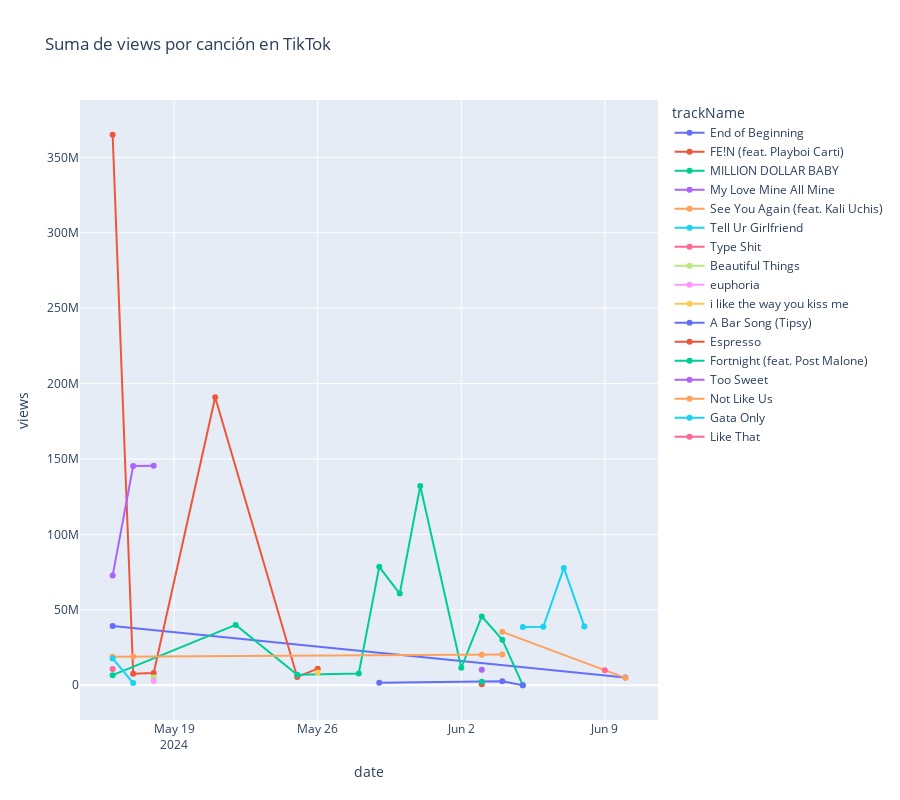

Notebook source saved alongside this figure:
### Code cell
spotifytiktok_df = pd.merge(spotifyshazam_df, spotify_df, on=['trackName','date'], how='inner')
spotifytiktok_df.head(10)
# Calculate the sum of views for each song over time
grouped_by_date_song = spotifytiktok_df.groupby(['date', 'trackName']).agg({'views': 'sum'})
grouped_by_date_song.reset_index(inplace=True)

# Create the line chart
fig = px.line(grouped_by_date_song, x='date', y='views', color='trackName', markers=True, title='Suma de views por canción en TikTok')

# Adjust layout for better visualization
fig.update_layout(height=800)

# Show the chart
fig.show()

### Figure 1 — Plotly figure (JSON) as saved in the notebook; plotly's stock layout.template omitted (floating-point values rounded to 4 significant figures)
{"data": [{"hovertemplate": "trackName=End of Beginning<br>date=%{x}<br>views=%{y}<extra></extra>", "legendgroup": "End of Beginning", "line": {"color": "#636efa", "dash": "solid"}, "marker": {"symbol": "circle"}, "mode": "lines+markers", "name": "End of Beginning", "orientation": "v", "showlegend": true, "type": "scatter", "x": ["2024-05-16", "2024-06-10"], "xaxis": "x", "y": [39300000, 5100000], "yaxis": "y"}, {"hovertemplate": "trackName=FE!N (feat. Playboi Carti)<br>date=%{x}<br>views=%{y}<extra></extra>", "legendgroup": "FE!N (feat. Playboi Carti)", "line": {"color": "#EF553B", "dash": "solid"}, "marker": {"symbol": "circle"}, "mode": "lines+markers", "name": "FE!N (feat. Playboi Carti)", "orientation": "v", "showlegend": true, "type": "scatter", "x": ["2024-05-16", "2024-05-17", "2024-05-18", "2024-05-21", "2024-05-25", "2024-05-26"], "xaxis": "x", "y": [365000000, 7600000, 8100000, 191000000, 5500000, 11000000], "yaxis": "y"}, {"hovertemplate": "trackName=MILLION DOLLAR BABY<br>date=%{x}<br>views=%{y}<extra></extra>", "legendgroup": "MILLION DOLLAR BABY", "line": {"color": "#00cc96", "dash": "solid"}, "marker": {"symbol": "circle"}, "mode": "lines+markers", "name": "MILLION DOLLAR BABY", "orientation": "v", "showlegend": true, "type": "scatter", "x": ["2024-05-16", "2024-05-22", "2024-05-25", "2024-05-28", "2024-05-29", "2024-05-30", "2024-05-31", "2024-06-02", "2024-06-03", "2024-06-04", "2024-06-05"], "xaxis": "x", "y": [6700000, 40000000, 7000000, 7800000, 78500000, 60800000, 132100000, 11600000, 45600000, 30200000, 0], "yaxis": "y"}, {"hovertemplate": "trackName=My Love Mine All Mine<br>date=%{x}<br>views=%{y}<extra></extra>", "legendgroup": "My Love Mine All Mine", "line": {"color": "#ab63fa", "dash": "solid"}, "marker": {"symbol": "circle"}, "mode": "lines+markers", "name": "My Love Mine All Mine", "orientation": "v", "showlegend": true, "type": "scatter", "x": ["2024-05-16", "2024-05-17", "2024-05-18"], "xaxis": "x", "y": [72700000, 145400000, 145600000], "yaxis": "y"}, {"hovertemplate": "trackName=See You Again (feat. Kali Uchis)<br>date=%{x}<br>views=%{y}<extra></extra>", "legendgroup": "See You Again (feat. Kali Uchis)", "line": {"color": "#FFA15A", "dash": "solid"}, "marker": {"symbol": "circle"}, "mode": "lines+markers", "name": "See You Again (feat. Kali Uchis)", "orientation": "v", "showlegend": true, "type": "scatter", "x": ["2024-05-16", "2024-05-17", "2024-06-03", "2024-06-04"], "xaxis": "x", "y": [18900000, 19000000, 20200000, 20400000], "yaxis": "y"}, {"hovertemplate": "trackName=Tell Ur Girlfriend<br>date=%{x}<br>views=%{y}<extra></extra>", "legendgroup": "Tell Ur Girlfriend", "line": {"color": "#19d3f3", "dash": "solid"}, "marker": {"symbol": "circle"}, "mode": "lines+markers", "name": "Tell Ur Girlfriend", "orientation": "v", "showlegend": true, "type": "scatter", "x": ["2024-05-16", "2024-05-17"], "xaxis": "x", "y": [17800000, 1500000], "yaxis": "y"}, {"hovertemplate": "trackName=Type Shit<br>date=%{x}<br>views=%{y}<extra></extra>", "legendgroup": "Type Shit", "line": {"color": "#FF6692", "dash": "solid"}, "marker": {"symbol": "circle"}, "mode": "lines+markers", "name": "Type Shit", "orientation": "v", "showlegend": true, "type": "scatter", "x": ["2024-05-16"], "xaxis": "x", "y": [10800000], "yaxis": "y"}, {"hovertemplate": "trackName=Beautiful Things<br>date=%{x}<br>views=%{y}<extra></extra>", "legendgroup": "Beautiful Things", "line": {"color": "#B6E880", "dash": "solid"}, "marker": {"symbol": "circle"}, "mode": "lines+markers", "name": "Beautiful Things", "orientation": "v", "showlegend": true, "type": "scatter", "x": ["2024-05-18"], "xaxis": "x", "y": [5200000], "yaxis": "y"}, {"hovertemplate": "trackName=euphoria<br>date=%{x}<br>views=%{y}<extra></extra>", "legendgroup": "euphoria", "line": {"color": "#FF97FF", "dash": "solid"}, "marker": {"symbol": "circle"}, "mode": "lines+markers", "name": "euphoria", "orientation": "v", "showlegend": true, "type": "scatter", "x": ["2024-05-18"], "xaxis": "x", "y": [2900000], "yaxis": "y"}, {"hovertemplate": "trackName=i like the way you kiss me<br>date=%{x}<br>views=%{y}<extra></extra>", "legendgroup": "i like the way you kiss me", "line": {"color": "#FECB52", "dash": "solid"}, "marker": {"symbol": "circle"}, "mode": "lines+markers", "name": "i like the way you kiss me", "orientation": "v", "showlegend": true, "type": "scatter", "x": ["2024-05-26"], "xaxis": "x", "y": [8400000], "yaxis": "y"}, {"hovertemplate": "trackName=A Bar Song (Tipsy)<br>date=%{x}<br>views=%{y}<extra></extra>", "legendgroup": "A Bar Song (Tipsy)", "line": {"color": "#636efa", "dash": "solid"}, "marker": {"symbol": "circle"}, "mode": "lines+markers", "name": "A Bar Song (Tipsy)", "orientation": "v", "showlegend": true, "type": "scatter", "x": ["2024-05-29", "2024-06-04", "2024-06-05"], "xaxis": "x", "y": [1600000, 2700000, 0], "yaxis": "y"}, {"hovertemplate": "trackName=Espresso<br>date=%{x}<br>views=%{y}<extra></extra>", "legendgroup": "Espresso", "line": {"color": "#EF553B", "dash": "solid"}, "marker": {"symbol": "circle"}, "mode": "lines+markers", "name": "Espresso", "orientation": "v", "showlegend": true, "type": "scatter", "x": ["2024-06-03"], "xaxis": "x", "y": [638800], "yaxis": "y"}, {"hovertemplate": "trackName=Fortnight (feat. Post Malone)<br>date=%{x}<br>views=%{y}<extra></extra>", "legendgroup": "Fortnight (feat. Post Malone)", "line": {"color": "#00cc96", "dash": "solid"}, "marker": {"symbol": "circle"}, "mode": "lines+markers", "name": "Fortnight (feat. Post Malone)", "orientation": "v", "showlegend": true, "type": "scatter", "x": ["2024-06-03"], "xaxis": "x", "y": [2300000], "yaxis": "y"}, {"hovertemplate": "trackName=Too Sweet<br>date=%{x}<br>views=%{y}<extra></extra>", "legendgroup": "Too Sweet", "line": {"color": "#ab63fa", "dash": "solid"}, "marker": {"symbol": "circle"}, "mode": "lines+markers", "name": "Too Sweet", "orientation": "v", "showlegend": true, "type": "scatter", "x": ["2024-06-03"], "xaxis": "x", "y": [10200000], "yaxis": "y"}, {"hovertemplate": "trackName=Not Like Us<br>date=%{x}<br>views=%{y}<extra></extra>", "legendgroup": "Not Like Us", "line": {"color": "#FFA15A", "dash": "solid"}, "marker": {"symbol": "circle"}, "mode": "lines+markers", "name": "Not Like Us", "orientation": "v", "showlegend": true, "type": "scatter", "x": ["2024-06-04", "2024-06-10"], "xaxis": "x", "y": [35400000, 4900000], "yaxis": "y"}, {"hovertemplate": "trackName=Gata Only<br>date=%{x}<br>views=%{y}<extra></extra>", "legendgroup": "Gata Only", "line": {"color": "#19d3f3", "dash": "solid"}, "marker": {"symbol": "circle"}, "mode": "lines+markers", "name": "Gata Only", "orientation": "v", "showlegend": true, "type": "scatter", "x": ["2024-06-05", "2024-06-06", "2024-06-07", "2024-06-08"], "xaxis": "x", "y": [38600000, 38800000, 77800000, 39000000], "yaxis": "y"}, {"hovertemplate": "trackName=Like That<br>date=%{x}<br>views=%{y}<extra></extra>", "legendgroup": "Like That", "line": {"color": "#FF6692", "dash": "solid"}, "marker": {"symbol": "circle"}, "mode": "lines+markers", "name": "Like That", "orientation": "v", "showlegend": true, "type": "scatter", "x": ["2024-06-09"], "xaxis": "x", "y": [9900000], "yaxis": "y"}], "layout": {"height": 800, "legend": {"title": {"text": "trackName"}, "tracegroupgap": 0}, "title": {"text": "Suma de views por canción en TikTok"}, "xaxis": {"anchor": "y", "domain": [0, 1], "title": {"text": "date"}}, "yaxis": {"anchor": "x", "domain": [0, 1], "title": {"text": "views"}}}}
